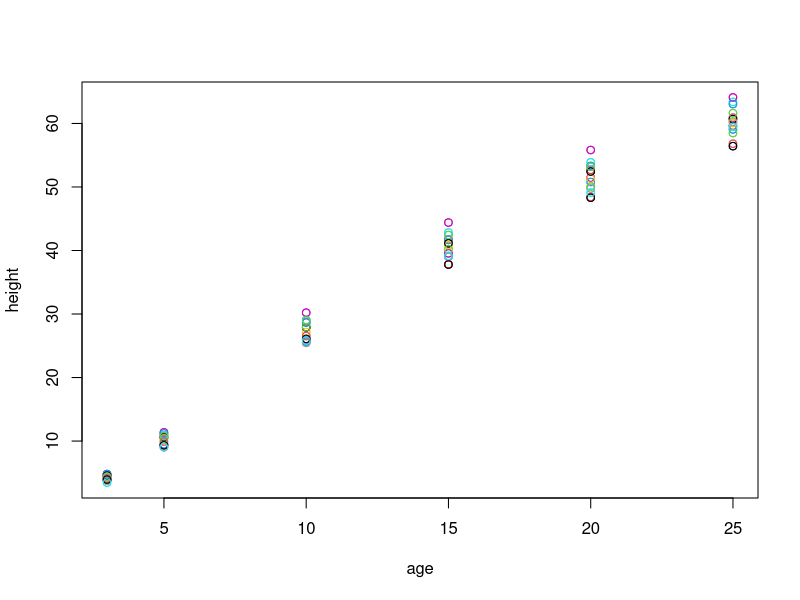

This chart was generated by the following R code:
## ---- chunk 1
print("Hello")
## ---- chunk 2
print("This is my bonus assignment")
## ---- chunk 3
(plot(height~age, data = Loblolly, 
     col = Loblolly$Seed))
points(x = Loblolly$age, y = Loblolly$height, col = Loblolly$Seed)
